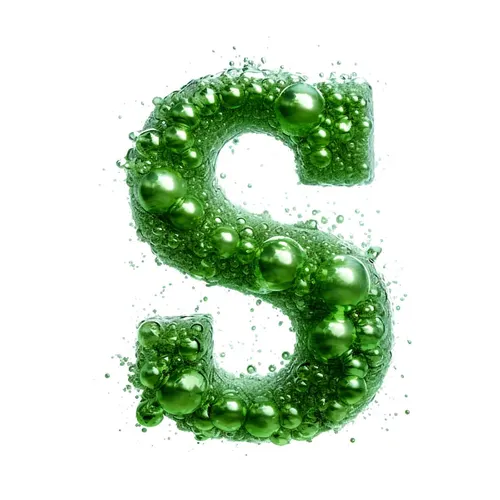
#> input picture frontend/photos/test.webp, 500 x 500 px; its folder holds only this picture in this run
$ python -i negativo.py   (imports and definitions only)
#> lines starting #> are read from the running program, lines starting #| are printed output that depends on the picture
import cv2
import numpy as np

def balanco_branco_gray_world(img):
    # separa os canais novamente após a inversão
    B, G, R = cv2.split(img)

    # calcula o brilho médio de cada canal de cor
    mB = np.mean(B)
    mG = np.mean(G)
    mR = np.mean(R)

    # encontra a média global da imagem
    media_global = (mB + mG + mR) / 3.0

    # escala cada canal para que a média de todos fique igual
    # O cv2.convertScaleAbs já lida com os limites de 0 a 255 de forma segura
    B_corrigido = cv2.convertScaleAbs(B, alpha=(media_global / mB))
    G_corrigido = cv2.convertScaleAbs(G, alpha=(media_global / mG))
    R_corrigido = cv2.convertScaleAbs(R, alpha=(media_global / mR))

    # junta os canais corrigidos
    return cv2.merge([B_corrigido, G_corrigido, R_corrigido])

def converter_negativo(caminho_imagem):
    # 1. Carregamento
#> called with caminho_imagem = '../../frontend/photos/test.webp'
    img = cv2.imread(caminho_imagem)
#> img is the input picture: shape (500, 500, 3); mean B, G, R 203, 221.9, 205.7
    if img is None:
        raise ValueError("Imagem não encontrada. Verifique o caminho/arquivo.")

    # inversão básica
    invertida = cv2.bitwise_not(img)
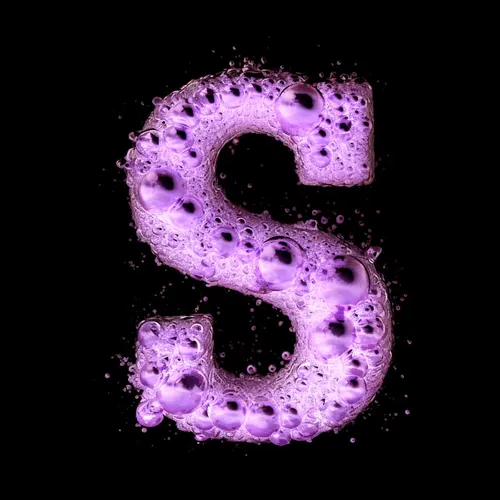
#> invertida: shape (500, 500, 3); mean B, G, R 52, 33.1, 49.3

    # remoção da máscara laranja
    canais = cv2.split(invertida)
    canais_corrigidos = []

    for canal in canais:
        min_val = np.percentile(canal, 1)
        max_val = np.percentile(canal, 99)
        canal_clip = np.clip(canal, min_val, max_val)
        canal_norm = cv2.normalize(canal_clip, None, 0, 255, cv2.NORM_MINMAX)
        canais_corrigidos.append(np.uint8(canal_norm))
#> this loop made 3 passes
#> max_val on passes 1 to 3: 255, 205, 254
#> pass 1, in converter_negativo, `canal_clip = np.clip(canal, min_val, max_val)`:
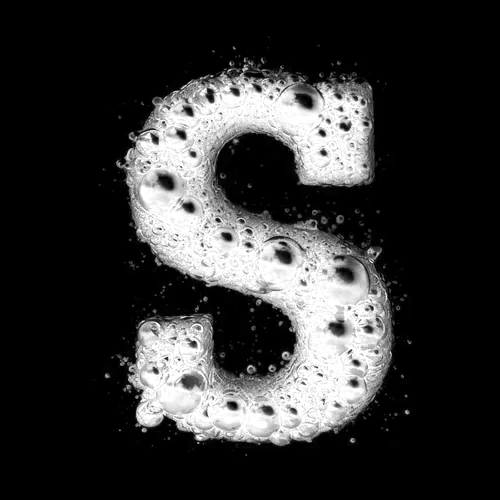
#> canal_clip: shape (500, 500) float64; min 0, max 255, mean 52
#> pass 2, in converter_negativo, `canal_norm = cv2.normalize(canal_clip, None, 0, 255, cv2.NORM_MINMAX)`:
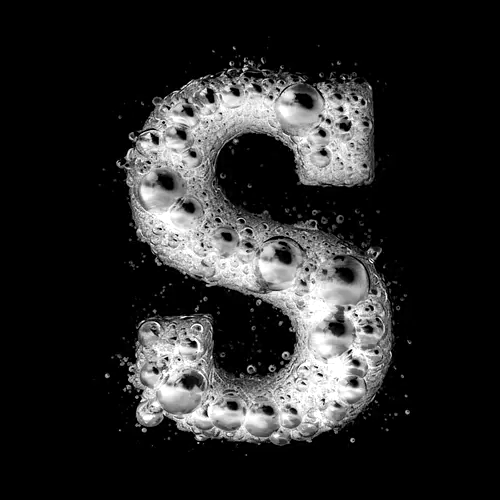
#> canal_norm: shape (500, 500) float64; min 0, max 255, mean 41.1
#> pass 3, in converter_negativo, `canal_clip = np.clip(canal, min_val, max_val)`:
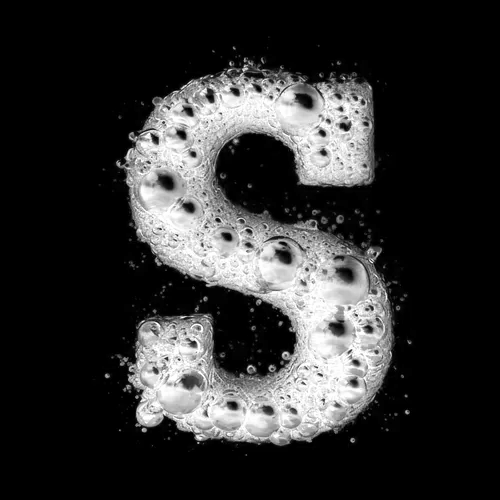
#> canal_clip: shape (500, 500) float64; min 0, max 254, mean 49.3
#> after the loop, canais_corrigidos = 3 items

    # reconstrução
    img_final = cv2.merge(canais_corrigidos)
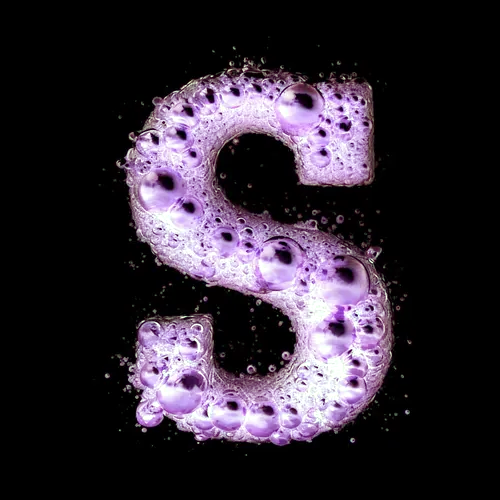
#> img_final: shape (500, 500, 3); mean of channels 0, 1, 2 52, 41, 49.3; drawn as B, G, R

    # correção do desvio Azul/Ciano (White Balance)
    img_balanceada = balanco_branco_gray_world(img_final)
#> in balanco_branco_gray_world, `mB = np.mean(B)`: mB = 52
#> in balanco_branco_gray_world, `mG = np.mean(G)`: mG = 40.97
#> in balanco_branco_gray_world, `mR = np.mean(R)`: mR = 49.27
#> in balanco_branco_gray_world, `media_global = (mB + mG + mR) / 3.0`: media_global = 47.41
#> in balanco_branco_gray_world, `G_corrigido = cv2.convertScaleAbs(G, alpha=(media_global / mG))`:
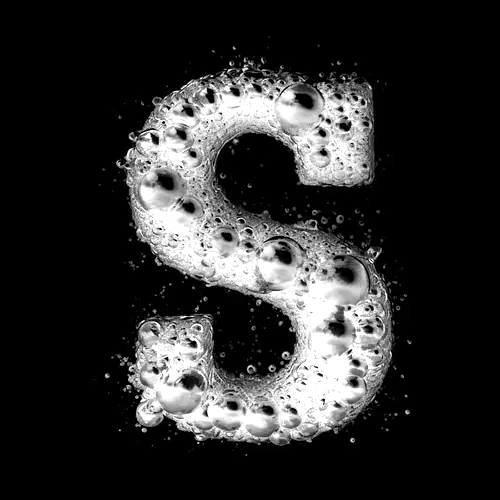
#> G_corrigido: shape (500, 500); min 0, max 255, mean 46.4
#> in balanco_branco_gray_world, `return cv2.merge([B_corrigido, G_corrigido, R_corrigido])`:
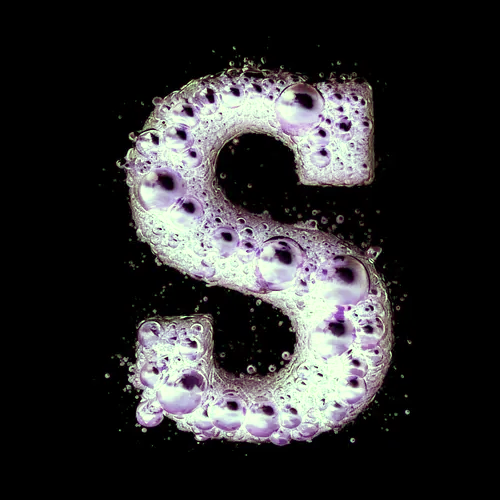
#> returned value: shape (500, 500, 3); mean of channels 0, 1, 2 47.4, 46.4, 47.4; drawn as B, G, R

    return img_balanceada

>>> result = converter_negativo('../../frontend/photos/test.webp')
